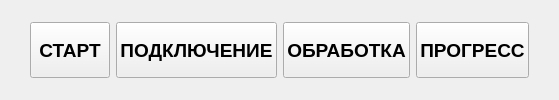
     <widget class="QWidget" name="navWidget" native="true">
      <layout class="QHBoxLayout" name="horizontalLayout_8">
       <property name="leftMargin">
        <number>30</number>
       </property>
       <property name="topMargin">
        <number>12</number>
       </property>
       <property name="rightMargin">
        <number>30</number>
       </property>
       <property name="bottomMargin">
        <number>12</number>
       </property>
       <item>
        <widget class="QPushButton" name="mainScreenBtn">
         <property name="text">
          <string>СТАРТ</string>
         </property>
         <property name="font">
          <font>
           <pointsize>14</pointsize>
           <weight>75</weight>
           <bold>true</bold>
          </font>
         </property>
         <property name="minimumSize">
          <size>
           <width>0</width>
           <height>56</height>
          </size>
         </property>
         <property name="sizePolicy">
          <sizepolicy hsizetype="Expanding" vsizetype="Fixed">
           <horstretch>1</horstretch>
           <verstretch>0</verstretch>
          </sizepolicy>
         </property>
        </widget>
       </item>
       <item>
        <widget class="QPushButton" name="connectionScreenBtn">
         <property name="text">
          <string>ПОДКЛЮЧЕНИЕ</string>
         </property>
         <property name="font">
          <font>
           <pointsize>14</pointsize>
           <weight>75</weight>
           <bold>true</bold>
          </font>
         </property>
         <property name="minimumSize">
          <size>
           <width>0</width>
           <height>56</height>
          </size>
         </property>
         <property name="sizePolicy">
          <sizepolicy hsizetype="Expanding" vsizetype="Fixed">
           <horstretch>1</horstretch>
           <verstretch>0</verstretch>
          </sizepolicy>
         </property>
        </widget>
       </item>
       <item>
        <widget class="QPushButton" name="processingScreenBtn">
         <property name="text">
          <string>ОБРАБОТКА</string>
         </property>
         <property name="font">
          <font>
           <pointsize>14</pointsize>
           <weight>75</weight>
           <bold>true</bold>
          </font>
         </property>
         <property name="minimumSize">
          <size>
           <width>0</width>
           <height>56</height>
          </size>
         </property>
         <property name="sizePolicy">
          <sizepolicy hsizetype="Expanding" vsizetype="Fixed">
           <horstretch>1</horstretch>
           <verstretch>0</verstretch>
          </sizepolicy>
         </property>
        </widget>
       </item>
       <item>
        <widget class="QPushButton" name="progressScreenBtn">
         <property name="text">
          <string>ПРОГРЕСС</string>
         </property>
         <property name="font">
          <font>
           <pointsize>14</pointsize>
           <weight>75</weight>
           <bold>true</bold>
          </font>
         </property>
         <property name="minimumSize">
          <size>
           <width>0</width>
           <height>56</height>
          </size>
         </property>
         <property name="sizePolicy">
          <sizepolicy hsizetype="Expanding" vsizetype="Fixed">
           <horstretch>1</horstretch>
           <verstretch>0</verstretch>
          </sizepolicy>
         </property>
        </widget>
       </item>
      </layout>
     </widget>
